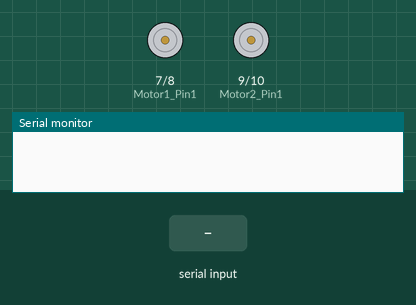
The sketch below on a simulated Arduino Uno, built with avr-gcc and run on an emulated ATmega328P. Parts: motor-driver pin pairs drawn as motors (green arrow = first pin HIGH = forward, orange = second pin HIGH = backward, longer = more drive), the last lines printed to the serial monitor. Inputs (shaded band) come from the test bench.

Above: at 1.2 s.
1.3 s: "F" received over the second serial link
At 2.4 s:
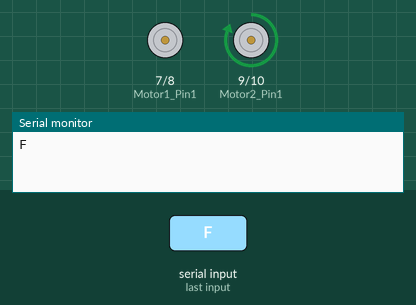
2.8 s: "B" received over the second serial link
At 3.5 s:
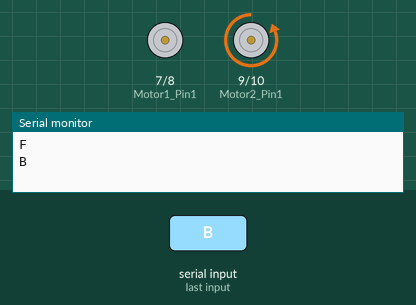
4.3 s: "L" received over the second serial link
At 4.7 s:
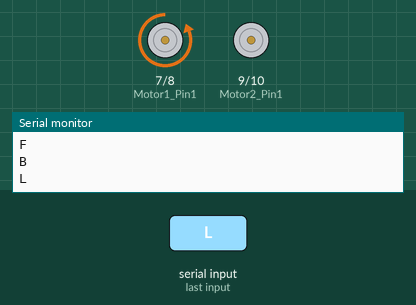
5.8 s: "R" received over the second serial link
At 7.0 s:
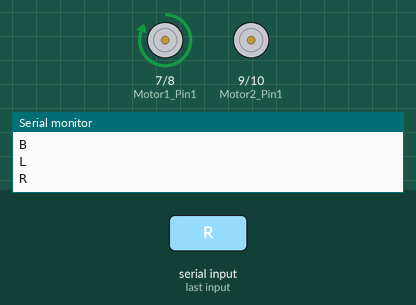
7.3 s: "I" received over the second serial link
At 8.1 s:
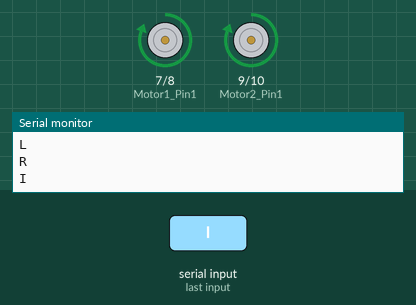
8.8 s: "J" received over the second serial link
At 9.3 s:
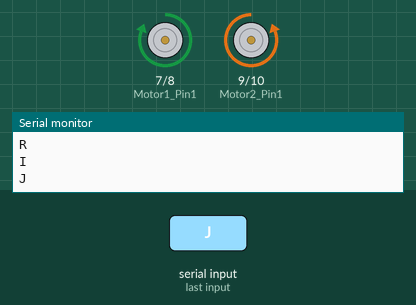
Timing chart, 0 to 11.3 s (numbered marks = the images above; inputs shaded):
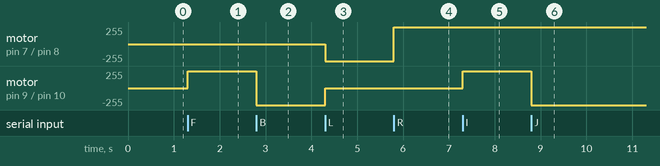

The sketch:

RCCAR.ino
```cpp
//including the libraries
#include <SoftwareSerial.h> // TX RX software library for bluetooth


//Initializing pins for bluetooth Module
int bluetoothTx = 2; // bluetooth tx to 2 pin
int bluetoothRx = 3; // bluetooth rx to 3 pin
SoftwareSerial bluetooth(bluetoothTx, bluetoothRx);

//Front Motor Pins

int Motor1_Pin1 = 7;
int Motor1_Pin2 = 8;

//Back Motor Pins
int Motor2_Pin1 = 9;
int Motor2_Pin2 = 10;


char command ; //variable to store the data
 //Variable to control the speed of motor

void setup()
{
  //Set the baud rate of serial communication and bluetooth module at same rate.
  Serial.begin(9600);
  bluetooth.begin(9600);


  pinMode(Motor1_Pin1, OUTPUT);
  pinMode(Motor1_Pin2, OUTPUT);

  pinMode(Motor2_Pin1, OUTPUT);
  pinMode(Motor2_Pin2, OUTPUT);


}

void loop(){
  if(bluetooth.available() > 0){  //Checking if there is some data available or not
    command = bluetooth.read();   //Storing the data in the 'command' variable
    Serial.println(command);      //Printing it on the serial monitor

    //Change pin mode only if new command is different from previous.
    switch(command){
    case 'F':  //Moving the Car Forward
      digitalWrite(Motor2_Pin2, LOW);
      digitalWrite(Motor2_Pin1, HIGH);
      digitalWrite(Motor1_Pin1, LOW);
      digitalWrite(Motor1_Pin2, LOW);
      break;
    case 'B':  //Moving the Car Backward
      digitalWrite(Motor2_Pin1, LOW);
      digitalWrite(Motor2_Pin2, HIGH);
      digitalWrite(Motor1_Pin1, LOW);
      digitalWrite(Motor1_Pin2, LOW);
      break;
    case 'L':  //Moving the Car Left
      digitalWrite(Motor1_Pin1, LOW);
      digitalWrite(Motor1_Pin2, HIGH);
      digitalWrite(Motor2_Pin1, LOW);
      digitalWrite(Motor2_Pin2, LOW);
      break;
    case 'R':   //Moving the Car Right
      digitalWrite(Motor1_Pin2, LOW);
      digitalWrite(Motor1_Pin1, HIGH);
      digitalWrite(Motor2_Pin1, LOW);
      digitalWrite(Motor2_Pin2, LOW);
      break;
    case 'S':   //Stop
      digitalWrite(Motor2_Pin2, LOW);
      digitalWrite(Motor2_Pin1, LOW);
      digitalWrite(Motor1_Pin2, LOW);
      digitalWrite(Motor1_Pin1, LOW);
      break;
    case 'I':  //Moving the Car Forward right
      digitalWrite(Motor2_Pin2, LOW);
      digitalWrite(Motor2_Pin1, HIGH);
      digitalWrite(Motor1_Pin2, LOW);
      digitalWrite(Motor1_Pin1, HIGH);
      break;
    case 'J':  //Moving the Car backward right
      digitalWrite(Motor1_Pin2, LOW);
      digitalWrite(Motor1_Pin1, HIGH);
      digitalWrite(Motor2_Pin1, LOW);
      digitalWrite(Motor2_Pin2, HIGH);
      break;
    case 'G':  //Moving the Car Forward left
      digitalWrite(Motor2_Pin2, LOW);
      digitalWrite(Motor2_Pin1, HIGH);
      digitalWrite(Motor1_Pin1, LOW);
      digitalWrite(Motor1_Pin2, HIGH);
      break;
    case 'H':  //Moving the Car backward left
      digitalWrite(Motor2_Pin1, LOW);
      digitalWrite(Motor2_Pin2, HIGH);
      digitalWrite(Motor1_Pin1, LOW);
      digitalWrite(Motor1_Pin2, HIGH);
      break;

      }
      }
    }


  
```

Measured:
- after the input at 1.3 s, motor on pin 9 (Motor2_Pin1) / pin 10 (Motor2_Pin2): stopped → forward 255/255 at once
- after the input at 2.8 s, motor on pin 9 (Motor2_Pin1) / pin 10 (Motor2_Pin2): forward 255/255 → backward 255/255 at once
- after the input at 4.3 s, motor on pin 7 (Motor1_Pin1) / pin 8 (Motor1_Pin2): stopped → backward 255/255 at once; motor on pin 9 (Motor2_Pin1) / pin 10 (Motor2_Pin2): backward 255/255 → stopped at once
- after the input at 5.8 s, motor on pin 7 (Motor1_Pin1) / pin 8 (Motor1_Pin2): backward 255/255 → forward 255/255 at once
- after the input at 7.3 s, motor on pin 9 (Motor2_Pin1) / pin 10 (Motor2_Pin2): stopped → forward 255/255 at once
- after the input at 8.8 s, motor on pin 9 (Motor2_Pin1) / pin 10 (Motor2_Pin2): forward 255/255 → backward 255/255 at once
